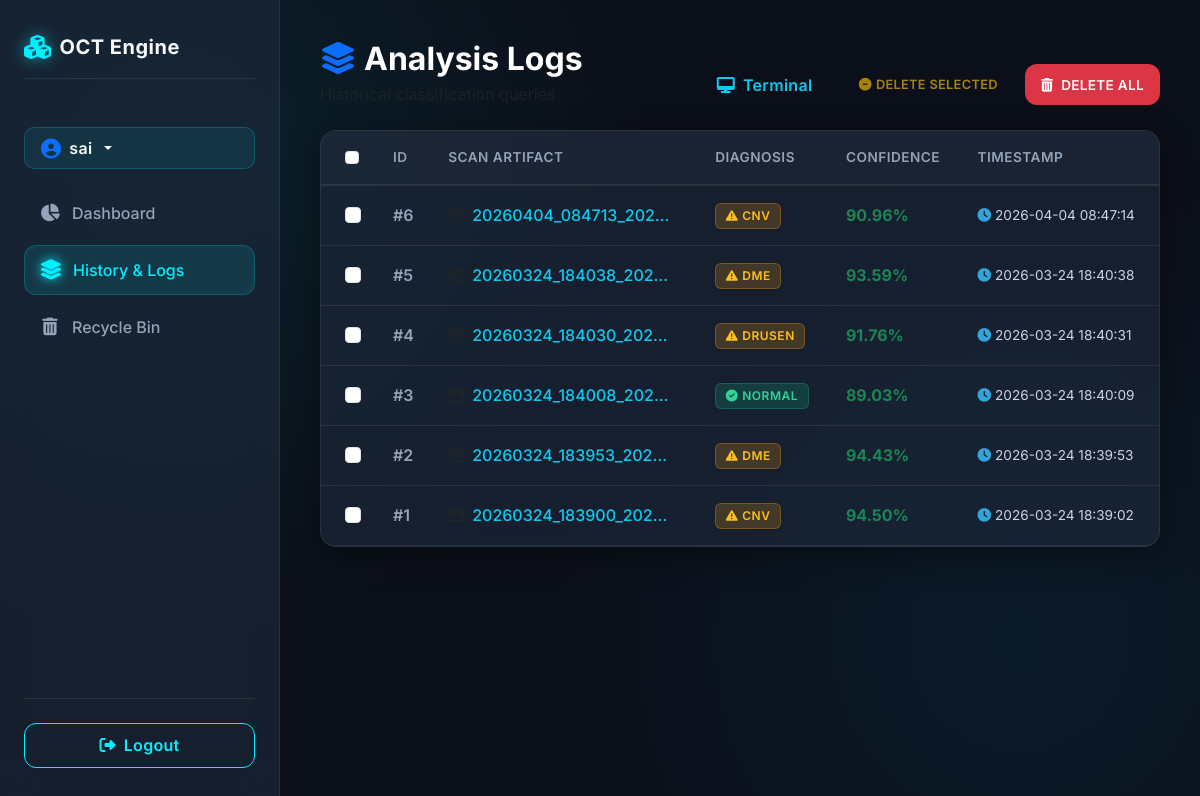
The page /history (signed in) on the database its author committed.
### tables this page shows
CREATE TABLE users (
            id INTEGER PRIMARY KEY AUTOINCREMENT,
            name TEXT NOT NULL,
            email TEXT NOT NULL UNIQUE,
            password_hash TEXT NOT NULL,
            created_at TEXT NOT NULL
        );

CREATE TABLE predictions (
            id INTEGER PRIMARY KEY AUTOINCREMENT,
            user_id INTEGER NOT NULL,
            filename TEXT NOT NULL,
            predicted_class TEXT NOT NULL,
            confidence REAL NOT NULL,
            actual_confidence REAL,
            created_at TEXT NOT NULL,
            FOREIGN KEY (user_id) REFERENCES users(id)
        );

### app.py (the view)
@app.route('/history')
@login_required
def history():
    rows = get_user_predictions(session['user_id'])
    return render_template('history.html', rows=rows)

### app.py (called while the page is built, shortened)
def get_db_connection():
    conn = sqlite3.connect(app.config['DATABASE'])
    conn.row_factory = sqlite3.Row
    return conn

def get_user_by_id(user_id):
    conn = get_db_connection()
    user = conn.execute(
        "SELECT * FROM users WHERE id = ?",
        (user_id,)
    ).fetchone()
    conn.close()
    return user

def get_user_predictions(user_id, filter_class=None):
    conn = get_db_connection()
    if filter_class == 'ABNORMAL':
        rows = conn.execute("""
            SELECT *, ROW_NUMBER() OVER (PARTITION BY user_id ORDER BY id) AS row_num
            FROM predictions
            WHERE user_id = ? AND predicted_class != 'NORMAL'
            ORDER BY id DESC
        """, (user_id,)).fetchall()
    else:
        rows = conn.execute("""
            SELECT *, ROW_NUMBER() OVER (PARTITION BY user_id ORDER BY id) AS row_num
            FROM predictions
            WHERE user_id = ?
            ORDER BY id DESC
        """, (user_id,)).fetchall()
    conn.close()
    return rows

def login_required(view_func):
    @wraps(view_func)
    def wrapped(*args, **kwargs):
        if 'user_id' not in session:
            flash('Please login first.', 'warning')
            return redirect(url_for('login'))
        return view_func(*args, **kwargs)
    return wrapped

@app.context_processor
def inject_user():
    user = None
    if 'user_id' in session:
        user = get_user_by_id(session['user_id'])
    return dict(current_user=user)

### templates/history.html (shortened to what this page needs)
{% extends 'base.html' %}
{% block content %}
<div class="d-flex justify-content-between align-items-end mb-4">
    <div>
        <h2 class="fw-bold mb-1 text-white">
            <i class="fas fa-layer-group text-primary me-2"></i>Analysis Logs
        </h2>
        <p class="text-muted mb-0">
        </p>
    </div>
    <div class="d-flex gap-2 align-items-center">
        <a href="{{ url_for('dashboard') }}" class="btn btn-outline-info">
            <i class="fas fa-desktop me-2"></i>Terminal
        </a>
        {% if rows %}
        <button type="button" class="btn btn-outline-warning text-uppercase" style="font-size:0.8rem;" id="deleteSelectedBtn" onclick="submitDeleteSelected()" disabled>
            <i class="fas fa-minus-circle me-1"></i>Delete Selected
        </button>
        {% endif %}
        <form method="POST" action="{{ url_for('clear_history') }}" onsubmit="return confirm('Delete ALL data logs? This cannot be undone.');">
            <button type="submit" class="btn btn-danger text-uppercase" style="font-size: 0.85rem; padding: 0.65rem 1rem;">
                <i class="fas fa-trash-can me-2"></i>Delete All
            </button>
        </form>
    </div>
</div>
<form method="POST" action="{{ url_for('delete_selected') }}" id="deleteSelectedForm">
    <div class="glass-card">
        <div class="card-body p-0">
            {% if rows %}
            <div class="table-responsive">
                <table class="table table-hover align-middle mb-0">
                    <thead style="background: rgba(255,255,255,0.02);">
                        <tr>
                            <th class="ps-4" style="width:44px;">
                                <input type="checkbox" class="form-check-input" id="selectAll" title="Select All">
                            </th>
                            <th>ID</th>
                            <th>Scan Artifact</th>
                            <th>Diagnosis</th>
                            <th>Confidence</th>
                            <th class="pe-4">Timestamp</th>
                        </tr>
                    </thead>
                    <tbody>
                        {% for row in rows %}
                        <tr class="row-item" data-id="{{ row['id'] }}">
                            <td class="ps-4 border-glass">
                                <input type="checkbox" class="form-check-input row-checkbox" name="selected_ids" value="{{ row['id'] }}">
                            </td>
                            <td class="border-glass fw-semibold" style="color:#94a3b8;">#{{ row['row_num'] }}</td>
                            <td class="border-glass">
                                <a href="{{ url_for('uploaded_file', filename=row['filename']) }}" target="_blank" class="text-info text-decoration-none fw-medium d-flex align-items-center">
                                    <i class="fas fa-image text-muted me-2"></i>
                                    <span class="text-truncate" style="max-width: 200px; display:inline-block;">{{ row['filename'] }}</span>
                                </a>
                            </td>
                            <td class="border-glass">
                                {% if row['predicted_class'] == 'NORMAL' %}
                                    <span class="badge bg-success shadow-sm"><i class="fas fa-check-circle me-1"></i>{{ row['predicted_class'] }}</span>
                                {% else %}
                                    <span class="badge bg-warning text-dark shadow-sm"><i class="fas fa-exclamation-triangle me-1"></i>{{ row['predicted_class'] }}</span>
                                {% endif %}
                            </td>
                            <td class="border-glass fw-bold {% if row['confidence'] > 0.8 %}text-success{% else %}text-info{% endif %}">
                                {{ '%.2f'|format(row['confidence'] * 100) }}%
                            </td>
                            <td class="border-glass" style="min-width: 160px; font-size: 0.85rem; white-space: nowrap; color:#cbd5e1;">
                                <i class="fas fa-clock me-1" style="color:#38bdf8; opacity:0.85;"></i>{{ row['created_at'] }}
                            </td>
                        </tr>
                        {% endfor %}
                    </tbody>
                </table>
            </div>
            {% endif %}
        </div>
    </div>
</form>
{% endblock %}

### templates/base.html (shortened to what this page needs)
<!DOCTYPE html>
<html lang="en">
<head>
    <link href="https://cdn.jsdelivr.net/npm/bootstrap@5.3.3/dist/css/bootstrap.min.css" rel="stylesheet">
    <link href="https://cdnjs.cloudflare.com/ajax/libs/font-awesome/6.5.2/css/all.min.css" rel="stylesheet">
    <link href="{{ url_for('static', filename='css/style.css') }}" rel="stylesheet">
</head>
<body class="{% if not current_user %}auth-page-body{% endif %}">
    {% if current_user %}
    <div class="app-container">
        <aside class="sidebar" id="sidebar">
            <div class="sidebar-header">
                <a href="{{ url_for('dashboard') }}" class="sidebar-brand text-decoration-none">
                    <i class="fas fa-cubes me-2"></i>
                    <span>OCT Engine</span>
                </a>
            </div>
            <div class="dropdown mt-2 mb-1">
                <button class="btn w-100 d-flex align-items-center gap-2 text-start px-3 py-2 dropdown-toggle"
                    type="button" data-bs-toggle="dropdown" aria-expanded="false"
                    style="background: rgba(0,240,255,0.08); border: 1px solid rgba(0,240,255,0.2); border-radius: 10px; color: #f8fafc; transition: all 0.2s;"
                    onmouseover="this.style.background='rgba(0,240,255,0.15)'"
                    onmouseout="this.style.background='rgba(0,240,255,0.08)'">
                    <i class="fas fa-user-circle fa-lg text-primary"></i>
                    <span class="text-truncate fw-semibold" style="max-width:120px;">{{ current_user['name'] }}</span>
                </button>
            </div>
            <ul class="nav-menu mt-3">
                <li class="nav-item">
                    <a href="{{ url_for('dashboard') }}" class="nav-link {% if request.endpoint == 'dashboard' %}active{% endif %}">
                        <i class="fas fa-chart-pie"></i>
                        <span>Dashboard</span>
                    </a>
                </li>
                <li class="nav-item">
                    <a href="{{ url_for('history') }}" class="nav-link {% if request.endpoint == 'history' or request.endpoint == 'history_filter' %}active{% endif %}">
                        <i class="fas fa-layer-group"></i>
                        <span>History &amp; Logs</span>
                    </a>
                </li>
                <li class="nav-item">
                    <a href="{{ url_for('recycle_bin') }}" class="nav-link {% if request.endpoint == 'recycle_bin' %}active{% endif %}">
                        <i class="fas fa-trash-can"></i>
                        <span>Recycle Bin</span>
                    </a>
                </li>
            </ul>
            <div class="sidebar-footer">
                <a href="{{ url_for('logout') }}" class="btn btn-outline-primary w-100 d-flex align-items-center justify-content-center gap-2">
                    <i class="fas fa-sign-out-alt"></i> Logout
                </a>
            </div>
        </aside>
        <main class="main-content">
            {% block content %}{% endblock %}
        </main>
    </div>
    {% endif %}
</body>
</html>

### static/css/style.css (style rules this page uses)
:root { --bg-main: #0b0f19; --surface-glass: rgba(30, 41, 59, 0.65); --surface-glass-hover: rgba(45, 55, 72, 0.85); --primary: #00f0ff; --primary-dark: #00b8cc; --success: #10b981; --warning: #f59e0b; --danger: #ef4444; --info: #0ea5e9; --text-main: #f8fafc; --text-muted: #94a3b8; --border-glass: rgba(255, 255, 255, 0.08); --border-light: rgba(255, 255, 255, 0.15); --shadow-glass: 0 8px 32px 0 rgba(0, 0, 0, 0.4); --shadow-glow: 0 0 20px rgba(0, 240, 255, 0.2); --radius-lg: 16px; --radius-md: 12px; }
html, body { height: 100%; }
body { font-family: 'Inter', sans-serif; color: var(--text-main); background-color: var(--bg-main); background-image: radial-gradient(circle at 15% 20%, rgba(0, 240, 255, 0.08) 0%, transparent 40%), radial-gradient(circle at 85% 80%, rgba(14, 165, 233, 0.08) 0%, transparent 40%); background-attachment: fixed; background-size: cover; min-height: 100vh; overflow-x: hidden; }
a { color: var(--primary); text-decoration: none; transition: 0.3s; }
.app-container { display: flex; min-height: 100vh; }
.sidebar { width: 280px; background: var(--surface-glass); backdrop-filter: blur(16px); -webkit-backdrop-filter: blur(16px); border-right: 1px solid var(--border-glass); padding: 2rem 1.5rem; display: flex; flex-direction: column; position: fixed; height: 100vh; z-index: 1000; transition: transform 0.3s ease; }
.sidebar-header { margin-bottom: 2.5rem; padding-bottom: 1rem; border-bottom: 1px solid var(--border-glass); display: flex; align-items: center; gap: 12px; }
.sidebar-brand { font-size: 1.25rem; font-weight: 700; color: var(--text-main); letter-spacing: 0.5px; display: flex; align-items: center; }
.sidebar-brand i { color: var(--primary); font-size: 1.5rem; filter: drop-shadow(0 0 8px rgba(0,240,255,0.6)); }
.nav-menu { list-style: none; padding: 0; margin: 0; display: flex; flex-direction: column; gap: 0.5rem; }
.nav-item .nav-link { display: flex; align-items: center; gap: 12px; padding: 12px 16px; border-radius: var(--radius-md); color: var(--text-muted); font-weight: 500; transition: all 0.3s ease; }
.nav-item .nav-link i { font-size: 1.1rem; width: 20px; text-align: center; transition: transform 0.3s ease; }
.nav-item .nav-link:hover, .nav-item .nav-link.active { background: rgba(0, 240, 255, 0.1); color: var(--primary); border: 1px solid rgba(0, 240, 255, 0.2); box-shadow: inset 0 0 10px rgba(0,240,255,0.05); }
.nav-item .nav-link:hover i, .nav-item .nav-link.active i { transform: scale(1.15); filter: drop-shadow(0 0 5px var(--primary)); }
.sidebar-footer { margin-top: auto; padding-top: 1.5rem; border-top: 1px solid var(--border-glass); }
.main-content { flex-grow: 1; margin-left: 280px; min-height: 100vh; padding: 2.5rem; display: flex; flex-direction: column; }
.glass-card, .stat-card, .card { background: var(--surface-glass); backdrop-filter: blur(16px); -webkit-backdrop-filter: blur(16px); border: 1px solid var(--border-glass); border-radius: var(--radius-lg); box-shadow: var(--shadow-glass); transition: transform 0.3s ease, box-shadow 0.3s ease, border-color 0.3s ease; color: var(--text-main); overflow: hidden; }
.btn { border-radius: var(--radius-md); font-weight: 600; padding: 0.6rem 1.2rem; transition: all 0.3s ease; letter-spacing: 0.3px; border: none; }
.btn-outline-primary { background: transparent; border: 1px solid var(--primary); color: var(--primary); }
.table { color: var(--text-main); --bs-table-bg: transparent; --bs-table-color: var(--text-main); --bs-table-border-color: var(--border-glass); }
.table thead th { font-weight: 600; color: var(--text-muted); border-bottom: 2px solid var(--border-glass); letter-spacing: 0.5px; text-transform: uppercase; font-size: 0.85rem; }
.table tbody tr { transition: background-color 0.2s ease; }
.table td, .table th { padding: 1rem; vertical-align: middle; }
.badge { padding: 0.5em 0.8em; border-radius: 6px; font-weight: 600; letter-spacing: 0.5px; }
.bg-success { background-color: rgba(16, 185, 129, 0.2) !important; color: #34d399 !important; border: 1px solid rgba(16, 185, 129, 0.3); }
.bg-warning { background-color: rgba(245, 158, 11, 0.2) !important; color: #fbbf24 !important; border: 1px solid rgba(245, 158, 11, 0.3); }

### rows shown on the page
users: name "sai"
predictions: row_num "6", filename "20260404_084713_202…", predicted_class "CNV", row['confidence']*100 "90.96", created_at "2026-04-04 08:47:14"
predictions: row_num "5", filename "20260324_184038_202…", predicted_class "DME", row['confidence']*100 "93.59", created_at "2026-03-24 18:40:38"
predictions: row_num "4", filename "20260324_184030_202…", predicted_class "DRUSEN", row['confidence']*100 "91.76", created_at "2026-03-24 18:40:31"
predictions: row_num "3", filename "20260324_184008_202…", predicted_class "NORMAL", row['confidence']*100 "89.03", created_at "2026-03-24 18:40:09"
predictions: row_num "2", filename "20260324_183953_202…", predicted_class "DME", row['confidence']*100 "94.43", created_at "2026-03-24 18:39:53"
predictions: row_num "1", filename "20260324_183900_202…", predicted_class "CNV", row['confidence']*100 "94.50", created_at "2026-03-24 18:39:02"
